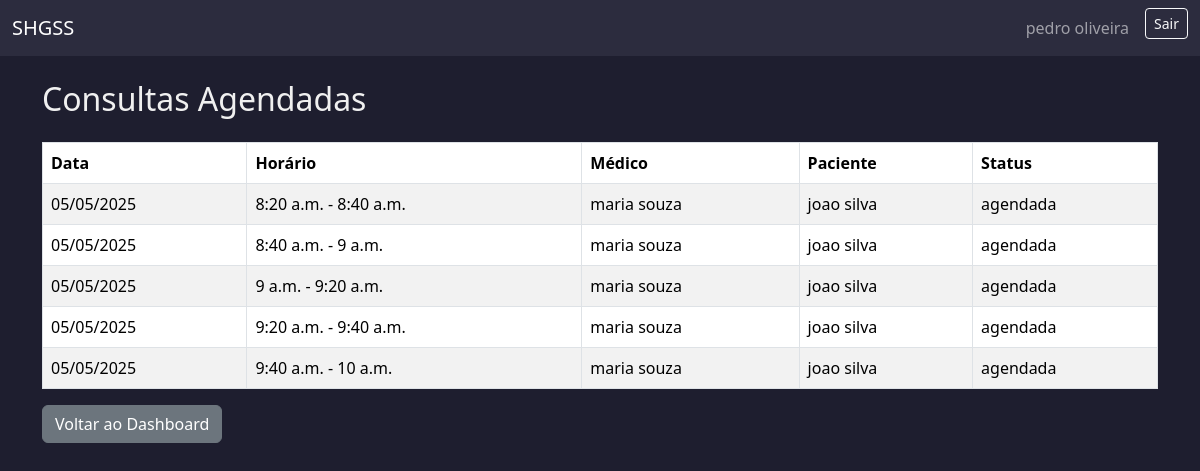
/consultas/ (signed in), run on the app's committed database.
### usuarios/models.py (models this page shows, shortened)
class Usuario(AbstractUser):
    ROLE_CHOICES = [
        ('paciente', 'Paciente'),
        ('medico', 'Médico'),
        ('administrativo', 'Administrativo'),
        ('financeiro', 'Financeiro'),
    ]
    cpf = models.CharField(max_length=14, unique=True, blank=False, null=False)
    telefone = models.CharField(max_length=20)
    rua = models.CharField(max_length=100)
    numero = models.CharField(max_length=10)
    bairro = models.CharField(max_length=50)
    cidade = models.CharField(max_length=50)
    estado = models.CharField(max_length=2)
    cep = models.CharField(max_length=9)
    role = models.CharField(max_length=20, choices=ROLE_CHOICES)
    plano_saude = models.CharField(max_length=50, null=True, blank=True)
    numero_cartao_plano = models.CharField(max_length=30, null=True, blank=True)
    crm = models.CharField(max_length=20, null=True, blank=True)
    especialidade = models.CharField(max_length=50, null=True, blank=True)
    setor = models.CharField(max_length=50, null=True, blank=True)
    cargo = models.CharField(max_length=50, null=True, blank=True)

class AtendimentoBase(models.Model):
    STATUS_CHOICES = [
        ('agendada', 'Agendada'),
        ('cancelada', 'Cancelada'),
        ('em_andamento', 'Em atendimento'),
        ('finalizada', 'Finalizada'),
    ]
    agenda = models.OneToOneField(Agenda, on_delete=models.PROTECT)
    medico = models.ForeignKey(
    settings.AUTH_USER_MODEL,
    on_delete=models.CASCADE,
    limit_choices_to={'role': 'medico'},
    related_name='consultas_como_medico'
)
    paciente = models.ForeignKey(
    settings.AUTH_USER_MODEL,
    on_delete=models.CASCADE,
    limit_choices_to={'role': 'paciente'},
    related_name='consultas_como_paciente'
)
    status = models.CharField(max_length=20, choices=STATUS_CHOICES, default='agendada')
    observacoes_visiveis = models.TextField(blank=True, null=True)
    observacoes_internas = models.TextField(blank=True, null=True)
    encaminhamento = models.TextField(blank=True, null=True)
    criado_em = models.DateTimeField(auto_now_add=True)
    atualizado_em = models.DateTimeField(auto_now=True)
    class Meta:
        abstract = True

class Consulta(AtendimentoBase):
    cancelado_por = models.ForeignKey(
        settings.AUTH_USER_MODEL,
        on_delete=models.SET_NULL,
        null=True,
        blank=True,
        related_name='consultas_canceladas'
    )
    motivo_cancelamento = models.TextField(blank=True, null=True)
    valor = models.DecimalField(max_digits=8, decimal_places=2, default=250.00)

class Agenda(models.Model):
    PROCEDIMENTO_CHOICES = [
        ('consulta', 'Consulta'),
        ('exame', 'Exame'),
    ]
    EXAME_CHOICES = [
        ('radiografia', 'Radiografia'),
        ('ultrassonografia', 'Ultrassonografia'),
        ('tomografia', 'Tomografia Computadorizada'),
        ('mamografia', 'Mamografia'),
        ('doppler', 'Doppler'),
    ]
    procedimento = models.CharField(max_length=20, choices=PROCEDIMENTO_CHOICES)
    tipo_exame = models.CharField(max_length=30, choices=EXAME_CHOICES, blank=True, null=True)
    medico = models.ForeignKey(Usuario, on_delete=models.SET_NULL, null=True, blank=True, limit_choices_to={'role': 'medico'})
    sala = models.ForeignKey(Sala, on_delete=models.PROTECT)
    data = models.DateField()
    horario_inicio = models.TimeField()
    horario_fim = models.TimeField()
    duracao_procedimento = models.PositiveIntegerField(help_text="Duração em minutos")
    ativo = models.BooleanField(default=True)  # se foi excluído ou não

### usuarios/views.py (the view)
# urls.py: path('consultas/', views.lista_consultas, name='lista_consultas'),
@role_required('paciente', 'administrativo', 'medico')
def lista_consultas(request):
    usuario = request.user
    if usuario.role == 'paciente':
        consultas = Consulta.objects.filter(paciente=usuario).order_by('-agenda__data')
    elif usuario.role == 'medico':
        consultas = Consulta.objects.filter(medico=usuario).order_by('-agenda__data')
    elif usuario.role == 'administrativo':
        consultas = Consulta.objects.all().order_by('-agenda__data')
    else:
        consultas = []
    return render(request, 'consultas/lista_consultas.html', {'consultas': consultas})

### templates/consultas/lista_consultas.html (shortened to what this page needs)
{% extends 'base.html' %}
{% block content %}
<h2 class="mb-4">Consultas Agendadas</h2>
{% if consultas %}
    <table class="table table-bordered table-striped">
        <thead>
            <tr>
                <th>Data</th>
                <th>Horário</th>
                <th>Médico</th>
                <th>Paciente</th>
                <th>Status</th>
            </tr>
        </thead>
        <tbody>
            {% for consulta in consultas %}
            <tr>
                <td>{{ consulta.agenda.data|date:"d/m/Y" }}</td>
                <td>{{ consulta.agenda.horario_inicio }} - {{ consulta.agenda.horario_fim }}</td>
                <td>{{ consulta.medico.get_full_name }}</td>
                <td>{{ consulta.paciente.get_full_name }}</td>
                <td>{{ consulta.status|default:"Agendada" }}</td>
            </tr>
            {% endfor %}
        </tbody>
    </table>
{% else %}
    <p>Nenhuma consulta agendada até o momento.</p>
{% endif %}
{% if request.user.role == 'paciente' %}
  <a href="{% url 'dashboard_paciente' %}" class="btn btn-secondary">Voltar ao Dashboard</a>
{% elif request.user.role == 'administrativo' %}
  <a href="{% url 'dashboard_administrativo' %}" class="btn btn-secondary">Voltar ao Dashboard</a>
{% elif request.user.role == 'medico' %}
  <a href="{% url 'dashboard_medico' %}" class="btn btn-secondary">Voltar ao Dashboard</a>
{% else %}
  <a href="{% url 'login' %}" class="btn btn-secondary">Voltar</a>
{% endif %}
{% endblock %}

### templates/base.html (shortened to what this page needs)
<!DOCTYPE html>
<html lang="pt-br">
<head>
    <link href="https://cdn.jsdelivr.net/npm/bootstrap@5.3.2/dist/css/bootstrap.min.css" rel="stylesheet">
</head>
<body>
    <nav class="navbar navbar-expand-lg navbar-dark">
        <div class="container-fluid">
            <a class="navbar-brand" href="#">SHGSS</a>
            <div class="collapse navbar-collapse">
                <ul class="navbar-nav ms-auto">
                    {% if user.is_authenticated %}
                        <li class="nav-item">
                            <a class="nav-link" href="#">{{ user.get_full_name }}</a>
                        </li>
                        <li class="nav-item">
                            <form method="post" action="{% url 'logout' %}">
                                <button type="submit" class="btn btn-sm btn-outline-light ms-2">Sair</button>
                            </form>
                        </li>
                    {% else %}
                        <li class="nav-item">
                            <a class="nav-link" href="{% url 'login' %}">Entrar</a>
                        </li>
                    {% endif %}
                </ul>
            </div>
        </div>
    </nav>
    <div class="container mt-4">
        {% block content %}{% endblock %}
    </div>
</body>
</html>

### templates/base.html (style rules this page uses)
body { background-color: #1e1e2f; color: #f0f0f0; }
.navbar { background-color: #2c2c3e; }
a { color: #9ecbff; }

### data on the page
Usuario: get_full_name "pedro oliveira"
Consulta: agenda.data "05/05/2025", agenda.horario_inicio "8:20 a.m.", agenda.horario_fim "8:40 a.m.", medico.get_full_name "maria souza", paciente.get_full_name "joao silva", status "agendada"
Consulta: agenda.data "05/05/2025", agenda.horario_inicio "8:40 a.m.", agenda.horario_fim "9 a.m.", medico.get_full_name "maria souza", paciente.get_full_name "joao silva", status "agendada"
Consulta: agenda.data "05/05/2025", agenda.horario_inicio "9 a.m.", agenda.horario_fim "9:20 a.m.", medico.get_full_name "maria souza", paciente.get_full_name "joao silva", status "agendada"
Consulta: agenda.data "05/05/2025", agenda.horario_inicio "9:20 a.m.", agenda.horario_fim "9:40 a.m.", medico.get_full_name "maria souza", paciente.get_full_name "joao silva", status "agendada"
Consulta: agenda.data "05/05/2025", agenda.horario_inicio "9:40 a.m.", agenda.horario_fim "10 a.m.", medico.get_full_name "maria souza", paciente.get_full_name "joao silva", status "agendada"
